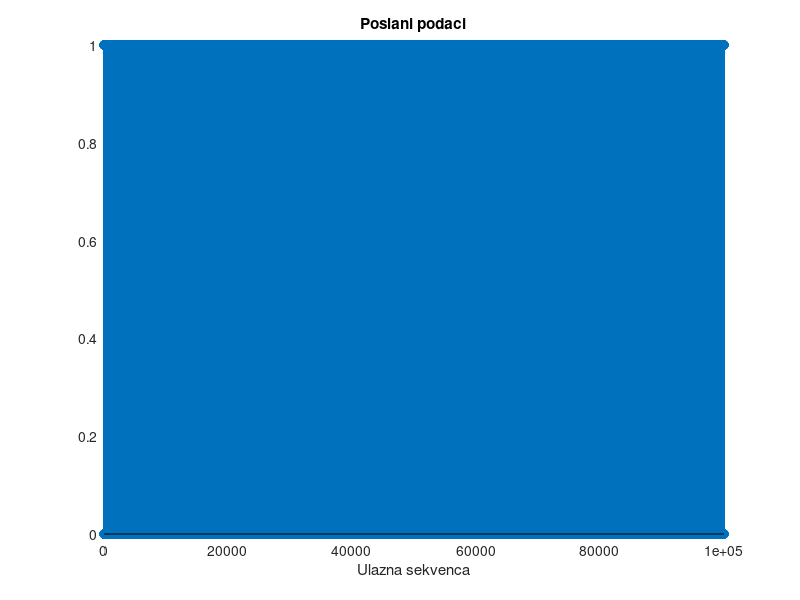
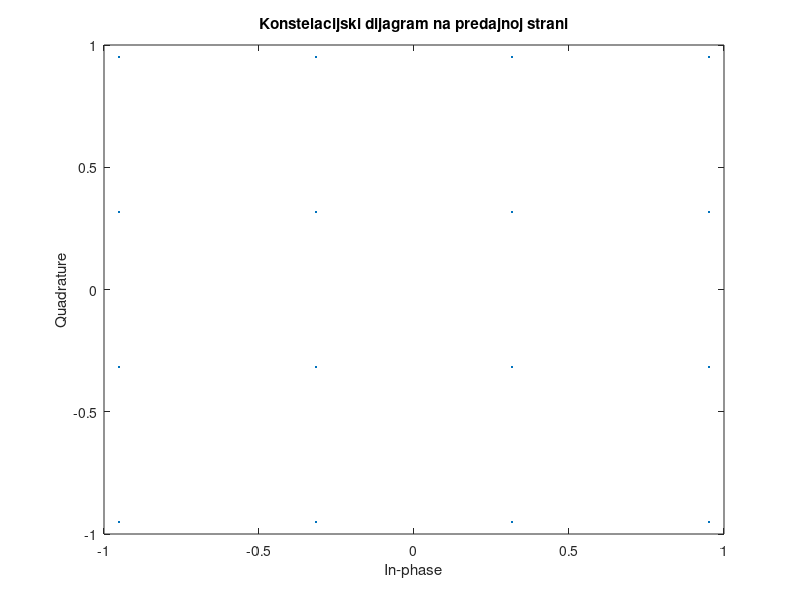
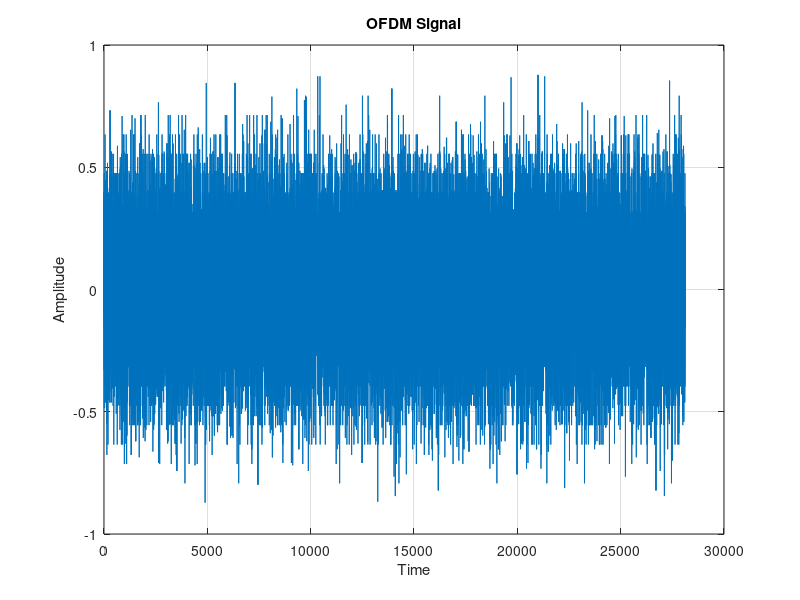
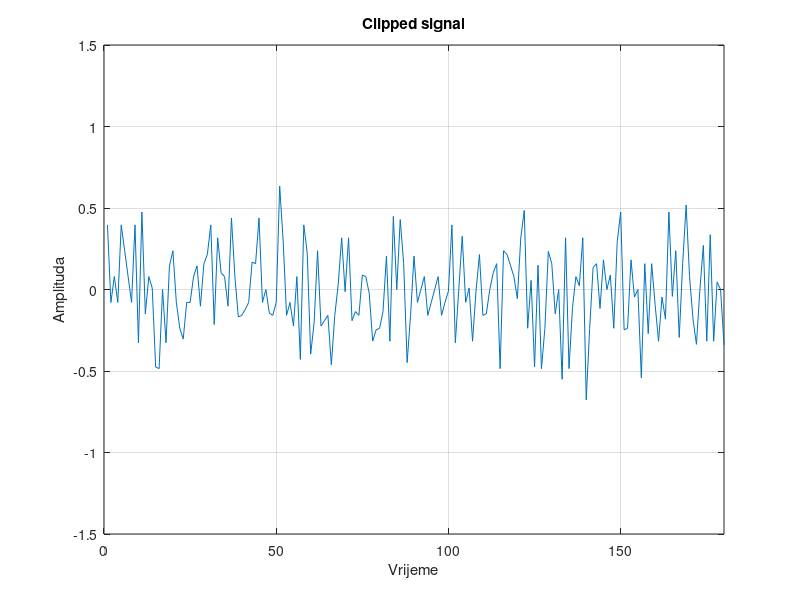

MATLAB code to generate these figures, in order:
clc
clear all
close all

format long;
M = 16;
k = log2(M);
EbNo = (5:15)';
symbol_per_frame = 100;
data_points = 144;
block_size = 8;
cp = ceil(0.1*block_size);
ifft_points = block_size;
fft_points = block_size;
n = 3e4; % broj bita
nsamp = 1;
N = 10^5;

% Predajnik Tx
data = randi([0 1],N,1); % unipolarni
figure(1)
stem(data); grid on; xlabel('Ulazna sekvenca');
title('Poslani podaci')

%qam_modulisani = qammod(data,M,'InputType','bit','UnitAveragePower',true); %QAM modulacija

%qammod rucno generisan
%----------------------------------------------------------
if log2(M) ~= round(log2(M))
    error('M mora biti stepen broja 2.');
end

if mod(length(data), k) ~= 0
    error('Broj bita u data mora biti djeljiv sa log2(M).');
end
data_reshape = reshape(data, k, []).';

symbols = bi2de(data_reshape, 'left-msb');

I = 2 * mod(symbols, sqrt(M)) - sqrt(M) + 1;
Q = 2 * floor(symbols / sqrt(M)) - sqrt(M) + 1;

constellation = (I + 1i * Q) / sqrt(mean(abs(I + 1i * Q).^2));

qam_modulisani = constellation;

%-----------------------------------------------------

scatterplot(qam_modulisani);
title('Konstelacijski dijagram na predajnoj strani');

broj_kolona = (length(qam_modulisani)/block_size); % IFFT
data_matrix = reshape(qam_modulisani, block_size, broj_kolona);
cp_start = block_size-cp;
cp_end = block_size;
for i = 1:broj_kolona
    ifft_data_matrix(:,i) = ifft((data_matrix(:,i)),ifft_points);
    for j=1:cp
       actual_cp(j,i) = ifft_data_matrix(j+cp_start,i);
    end
    ifft_data(:,i) = vertcat(actual_cp(:,i),ifft_data_matrix(:,i));
end

[rows_ifft_data, cols_ifft_data] = size(ifft_data); % Konverzija u seriju
len_ofdm_data = rows_ifft_data*cols_ifft_data;
ofdm_signal = reshape(ifft_data, 1, len_ofdm_data);
figure(3)
plot(real(ofdm_signal)); xlabel('Time'); ylabel('Amplitude');
title('OFDM Signal');grid on;

% clipping - PAPR redukcija
 avg=0;
 clipped=ofdm_signal;
 for i=1:length(clipped)
 	if clipped(i) > avg
 		clipped(i) = clipped(i);
    elseif clipped(i) < -avg
 		clipped(i) = 0;
    end
 end


 figure(4)
plot(real(clipped)); xlabel('Vrijeme'); ylabel('Amplituda');
 title('Clipped signal');grid on;
axis([0 180 -1.5 1.5]);

% Kanal
channel = randn(1,block_size) + sqrt(-1)*randn(1,block_size);

% Prijemnik Rx
after_channel = filter(channel, 1, ofdm_signal);
EbNo2 = 10;
snr = EbNo2 + 10*log10(k) - 10*log10(nsamp);
receivedSignal = awgn(qam_modulisani,snr,'measured');
sPlotFig = scatterplot(receivedSignal,1,0,'g.');
hold on
scatterplot(qam_modulisani,1,0,'k*',sPlotFig)
awgn_noise = awgn(zeros(1,length(after_channel)),0);
primljeni_signal = awgn_noise+after_channel;
primljeni_signal_matrix = reshape(primljeni_signal,rows_ifft_data, cols_ifft_data); % Konverzija u paralelu zbog FFT
primljeni_signal_matrix(1:cp,:)=[]; % Uklanjanje CP
for i=1:cols_ifft_data % FFT
    fft_data_matrix(:,i) = fft(primljeni_signal_matrix(:,i),fft_points);
end

primljeni_clipped = reshape(fft_data_matrix,1,(block_size*broj_kolona)); % Konverzija u seriju
%qam_demodulated_data = qamdemod(primljeni_clipped,M);

%--------------------------------------------------------------
I = repmat((-(k-1):2:(k-1)), k, 1); 
Q = repmat((-(k-1):2:(k-1)).', 1, k); 
idealna_konstelacija = (I(:) + 1i * Q(:)) / sqrt(mean(abs(I(:) + 1i * Q(:)).^2)); 

qam_demodulated_data = zeros(size(primljeni_clipped));
for i = 1:length(primljeni_clipped)
    [~, idx] = min(abs(primljeni_clipped(i) - idealna_konstelacija));
    qam_demodulated_data(i) = idx - 1;
end

%-------------------------------------------------------------
figure(7)
stem(qam_demodulated_data,'rx');
grid on;xlabel('Podaci');
title('Primljena sekvenca')   

dataOutMatrix = de2bi(qam_demodulated_data,k);
dataOut = dataOutMatrix(:);

[numErrors,ber] = biterr(data,dataOut);
fprintf('\nBER = %5.2e, broj gresaka %d \n',ber,numErrors)


% Prijemnik clipped signala
after_channel = filter(channel, 1, clipped);
awgn_noise = awgn(zeros(1,length(after_channel)),0);
primljeni_signal = awgn_noise+after_channel;
primljeni_signal_matrix = reshape(primljeni_signal,rows_ifft_data, cols_ifft_data); % Konverzija u paralelu zbog FFT
primljeni_signal_matrix(1:cp,:)=[]; % Uklanjanje CP
for i=1:cols_ifft_data %   FFT
    fft_data_matrix(:,i) = fft(primljeni_signal_matrix(:,i),fft_points);
end
primljeni_clipped = reshape(fft_data_matrix, 1,(block_size*broj_kolona)); % Konverzija u seriju

%qam_demodulated_data = qamdemod(primljeni_clipped,M);

%-------------------------------------------------------------------------------
I = repmat((-(k-1):2:(k-1)), k, 1); 
Q = repmat((-(k-1):2:(k-1)).', 1, k); 
idealna_konstelacija = (I(:) + 1i * Q(:)) / sqrt(mean(abs(I(:) + 1i * Q(:)).^2)); 

qam_demodulated_symbols = zeros(size(primljeni_clipped));
for i = 1:length(primljeni_clipped)
    [~, idx] = min(abs(primljeni_clipped(i) - idealna_konstelacija));
    qam_demodulated_symbols(i) = idx - 1;
end

qam_demodulated_data = de2bi(qam_demodulated_symbols, log2(M), 'left-msb');
qam_demodulated_data = qam_demodulated_data(:).';

%------------------------------------------------------------------------

figure(8)
stem(qam_demodulated_data,'rx');

%BER
 noe=0; 
 for ii= 1:1:length(primljeni_clipped)
   if data(ii)~=primljeni_clipped(ii)
    noe=noe+1;
   else
       noe=noe;
   end 
 end 
ber=( noe/length(data)); 

% Teorijski QAM BER
EbNodB2=0:2:16;
EbNo2=10.^(EbNodB2/10);
x=sqrt(3*k*EbNo2/(M-1));
Pb=(4/k)*(1-1/sqrt(M))*(1/2)*erfc(x/sqrt(2));
figure(9) 
semilogy(EbNodB2,Pb,'bs-')
title('QAM BER');
xlabel('EbNo');
ylabel('Pb');
